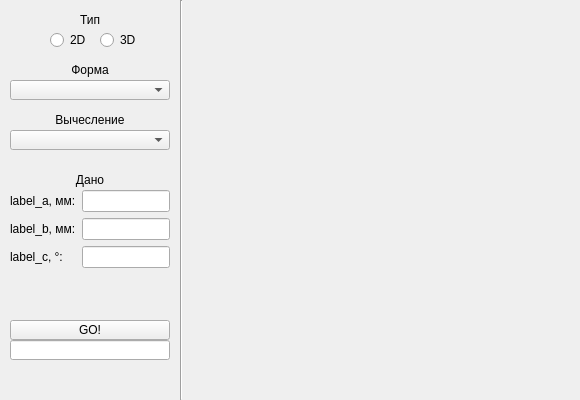
<?xml version="1.0" encoding="UTF-8"?>
<ui version="4.0">
 <class>MainWindow</class>
 <widget class="QMainWindow" name="MainWindow">
  <property name="geometry">
   <rect>
    <x>0</x>
    <y>0</y>
    <width>580</width>
    <height>400</height>
   </rect>
  </property>
  <property name="windowTitle">
   <string>MainWindow</string>
  </property>
  <widget class="QWidget" name="centralwidget">
   <widget class="QRadioButton" name="radioButton_2D">
    <property name="geometry">
     <rect>
      <x>50</x>
      <y>30</y>
      <width>40</width>
      <height>20</height>
     </rect>
    </property>
    <property name="layoutDirection">
     <enum>Qt::LeftToRight</enum>
    </property>
    <property name="text">
     <string>2D</string>
    </property>
   </widget>
   <widget class="QRadioButton" name="radioButton_3D">
    <property name="geometry">
     <rect>
      <x>100</x>
      <y>30</y>
      <width>40</width>
      <height>20</height>
     </rect>
    </property>
    <property name="text">
     <string>3D</string>
    </property>
   </widget>
   <widget class="QComboBox" name="combo_figures">
    <property name="geometry">
     <rect>
      <x>10</x>
      <y>80</y>
      <width>160</width>
      <height>20</height>
     </rect>
    </property>
   </widget>
   <widget class="QLabel" name="label_tape">
    <property name="geometry">
     <rect>
      <x>10</x>
      <y>10</y>
      <width>160</width>
      <height>20</height>
     </rect>
    </property>
    <property name="text">
     <string>Тип</string>
    </property>
    <property name="alignment">
     <set>Qt::AlignCenter</set>
    </property>
   </widget>
   <widget class="QLabel" name="label_figere">
    <property name="geometry">
     <rect>
      <x>10</x>
      <y>60</y>
      <width>160</width>
      <height>20</height>
     </rect>
    </property>
    <property name="text">
     <string>Форма</string>
    </property>
    <property name="alignment">
     <set>Qt::AlignCenter</set>
    </property>
   </widget>
   <widget class="QLabel" name="label_in">
    <property name="geometry">
     <rect>
      <x>10</x>
      <y>170</y>
      <width>160</width>
      <height>20</height>
     </rect>
    </property>
    <property name="layoutDirection">
     <enum>Qt::LeftToRight</enum>
    </property>
    <property name="text">
     <string>Дано</string>
    </property>
    <property name="alignment">
     <set>Qt::AlignCenter</set>
    </property>
   </widget>
   <widget class="QPushButton" name="pushButton">
    <property name="geometry">
     <rect>
      <x>10</x>
      <y>320</y>
      <width>160</width>
      <height>20</height>
     </rect>
    </property>
    <property name="text">
     <string>GO!</string>
    </property>
   </widget>
   <widget class="QComboBox" name="combo_operations">
    <property name="geometry">
     <rect>
      <x>10</x>
      <y>130</y>
      <width>160</width>
      <height>20</height>
     </rect>
    </property>
   </widget>
   <widget class="QLabel" name="label_calculation">
    <property name="geometry">
     <rect>
      <x>10</x>
      <y>110</y>
      <width>160</width>
      <height>20</height>
     </rect>
    </property>
    <property name="text">
     <string>Вычесление</string>
    </property>
    <property name="alignment">
     <set>Qt::AlignCenter</set>
    </property>
   </widget>
   <widget class="QWidget" name="formLayoutWidget">
    <property name="geometry">
     <rect>
      <x>10</x>
      <y>190</y>
      <width>160</width>
      <height>91</height>
     </rect>
    </property>
    <layout class="QFormLayout" name="formLayout">
     <item row="1" column="0">
      <widget class="QLabel" name="label_a">
       <property name="text">
        <string>label_a, мм:</string>
       </property>
      </widget>
     </item>
     <item row="1" column="1">
      <widget class="QLineEdit" name="field_a"/>
     </item>
     <item row="2" column="0">
      <widget class="QLabel" name="label_b">
       <property name="enabled">
        <bool>true</bool>
       </property>
       <property name="text">
        <string>label_b, мм:</string>
       </property>
      </widget>
     </item>
     <item row="2" column="1">
      <widget class="QLineEdit" name="field_b">
       <property name="enabled">
        <bool>true</bool>
       </property>
      </widget>
     </item>
     <item row="3" column="0">
      <widget class="QLabel" name="label_c">
       <property name="enabled">
        <bool>true</bool>
       </property>
       <property name="text">
        <string>label_c, °:</string>
       </property>
      </widget>
     </item>
     <item row="3" column="1">
      <widget class="QLineEdit" name="field_c">
       <property name="enabled">
        <bool>true</bool>
       </property>
      </widget>
     </item>
    </layout>
   </widget>
   <widget class="QLineEdit" name="output">
    <property name="geometry">
     <rect>
      <x>10</x>
      <y>340</y>
      <width>160</width>
      <height>20</height>
     </rect>
    </property>
    <property name="readOnly">
     <bool>true</bool>
    </property>
   </widget>
   <widget class="Line" name="line">
    <property name="geometry">
     <rect>
      <x>180</x>
      <y>0</y>
      <width>3</width>
      <height>400</height>
     </rect>
    </property>
    <property name="orientation">
     <enum>Qt::Vertical</enum>
    </property>
   </widget>
   <widget class="MatPlotWidget" name="MatPlotWidgetWindow" native="true">
    <property name="geometry">
     <rect>
      <x>180</x>
      <y>0</y>
      <width>400</width>
      <height>400</height>
     </rect>
    </property>
   </widget>
  </widget>
 </widget>
 <customwidgets>
  <customwidget>
   <class>MatPlotWidget</class>
   <extends>QWidget</extends>
   <header location="global">matplotwidget.h</header>
   <container>1</container>
  </customwidget>
 </customwidgets>
 <resources/>
 <connections/>
</ui>
